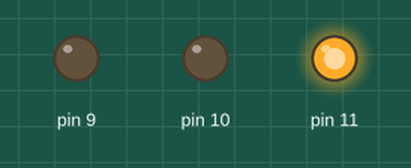
Bench run of a sketch on a simulated Arduino Uno, built with avr-gcc and run on an emulated ATmega328P. Shown: output pins drawn as LEDs (lit = HIGH).

Above: at 0.15 s.
At 0.85 s:
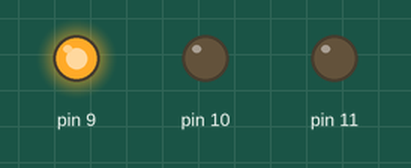
At 1.0 s:
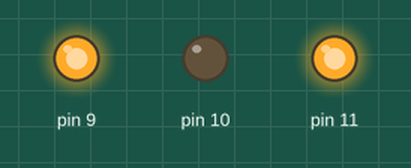
At 1.65 s:
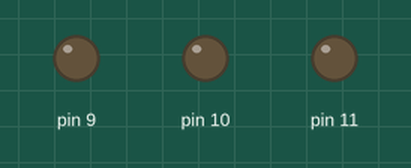
At 2.35 s:
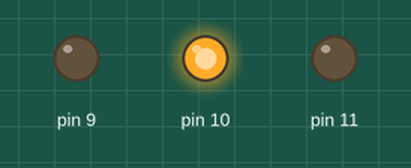
Timing chart, 0 to 3.0 s (numbered marks = the images above):
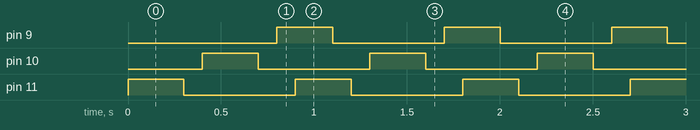

Measured:
- by itself, pin 9–11: alternates HIGH for 0.30 s and LOW for 0.60 s
- by itself, everything shown: repeats every 0.90 s, in 6 steps

The sketch:

RGB_light_chaser.ino
```cpp
// RGB Light chaser

int led11 = 11; //first we should define all pins
int led10 = 10;
int led9 = 9;

void setup() {
// put your setup code here, to run once:
// secondly we should deside if the are output or input and of course led's are output
pinMode(11,OUTPUT);
pinMode(10,OUTPUT);
pinMode(9,OUTPUT);

}

void loop() {
// put your main code here, to run repeatedly:
/*the idea of the light chaser is to have each color light up in a row with
little delay which gives the impression of a three colour RGB light chase
*/

digitalWrite(11,255);
delay(100);
digitalWrite(10,0);
delay(100);
digitalWrite(9,0);
delay(100);
digitalWrite(11,0);
delay(100);
digitalWrite(10,255);
delay(100);
digitalWrite(9,0);
delay(100);
digitalWrite(11,0);
delay(100);
digitalWrite(10,0);
delay(100);
digitalWrite(9,255);
delay(100);

}
```
